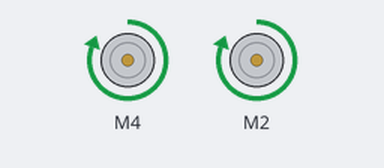
Bench run of a sketch on a simulated Arduino Uno, built with avr-gcc and run on an emulated ATmega328P. Parts: 2 × DC motor (green arrow = forward, orange = backward, longer = faster).

Above: at 0.1 s.
Timing chart, 0 to 1.6 s (numbered marks = the images above):
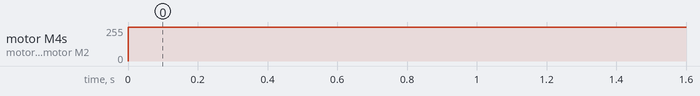

Measured:
- by itself, motor M4, motor M2: stopped → forward 255/255 at 0.00 s

The sketch:

Motor_Test.ino
```cpp
#include <AFMotor.h>

//defining motors
AF_DCMotor motor1(4);
AF_DCMotor motor2(2);

void setup(){

}

void loop()
{
  motor1.run(FORWARD);
  motor1.setSpeed(255);
  motor2.run(FORWARD);
  motor2.setSpeed(255);
}
```
